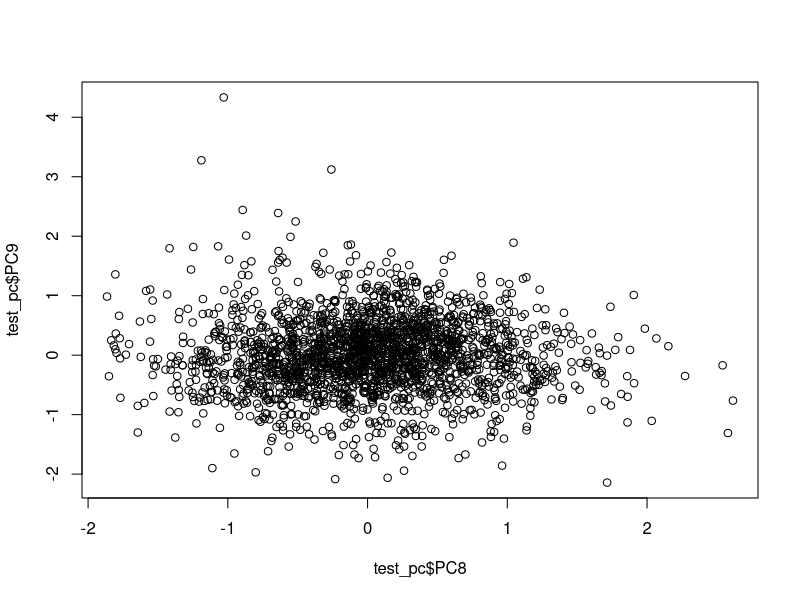
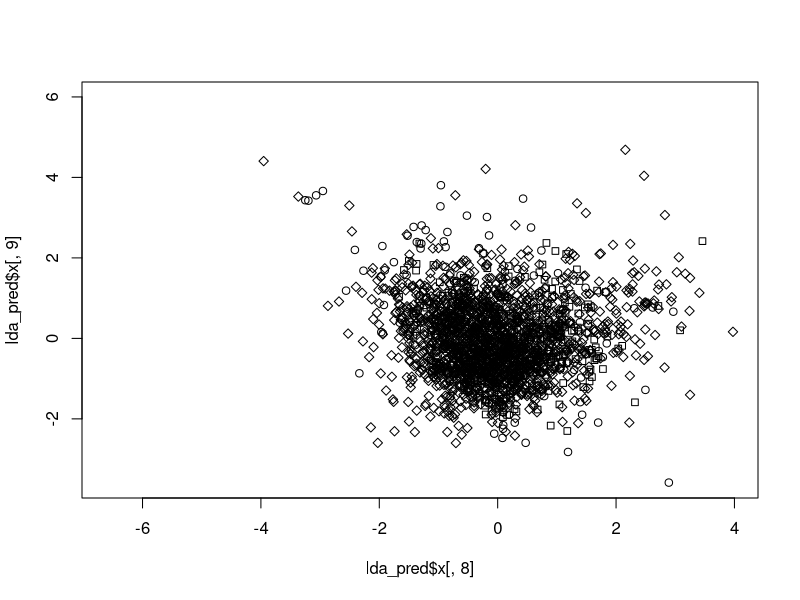

The R source for these figures, in order:
## ---- chunk 1
library(caret)
df <- read.csv('unpopular_songs.csv')
set.seed(1526)
i <- sample(1:nrow(df), nrow(df)*0.8, replace=FALSE)
train <- df[i,]
test <- df[-i,]
pca_out <- preProcess(train[, c(1,2,4,6:12)], method=c("center", "scale", "pca"))
pca_out
## ---- chunk 2
train_pc <- predict(pca_out, train[, c(1,2,4,6:12)])
test_pc <- predict(pca_out, test[, c(1,2,4,6:12)])
plot(test_pc$PC8, test_pc$PC9, pch=c(23,21,22)[unclass(test_pc$popularity)], bg=c("red","green","blue")[unclass(test$popularity)])
## ---- chunk 3
train_scaled <- train_pc[, 1:9]  # don't scale popularity
means <- sapply(train_scaled, mean)
stdvs <- sapply(train_scaled, sd)
train_scaled <- scale(train_scaled, center=means, scale=stdvs)
test_scaled <- scale(test_pc[, 1:9], center=means, scale=stdvs)
## ---- chunk 4
library(class)
set.seed(1526)
# fit the model
fit <- knnreg(train_scaled, train$popularity, k=50)
# evaluate
pred <- predict(fit, test_scaled)
cor_knn <- cor(pred, test$popularity)
mse_knn <- mean((pred - test$popularity)^2)
print(paste("cor=", cor_knn))
print(paste("mse=", mse_knn))
print(paste("rmse=", sqrt(mse_knn)))
## ---- chunk 5
train_df <- data.frame(train_pc$PC1, train_pc$PC2, train_pc$PC3, train_pc$PC4, train_pc$PC5, train_pc$PC6, train_pc$PC7, train_pc$PC8, train_pc$PC9, train$popularity)
test_df <- data.frame(test_pc$PC1, test_pc$PC2, test_pc$PC3, test_pc$PC4, test_pc$PC5, test_pc$PC6, test_pc$PC7, test_pc$PC8, test_pc$PC9, test$popularity)
## ---- chunk 6
library(MASS)
lda1 <- lda(popularity~danceability+energy+loudness+speechiness+acousticness+instrumentalness+liveness+valence+tempo+duration_ms, data=train)
lda1$means
## ---- chunk 7
lda_pred <- predict(lda1, newdata=test)
lda_pred$class
mean(lda_pred$class==test$popularity)
## ---- chunk 8
plot(lda_pred$x[,8], lda_pred$x[,9], pch=c(23,21,22)[unclass(lda_pred$class)], bg=c("red","green","blue")[unclass(test_pc$popularity)])
